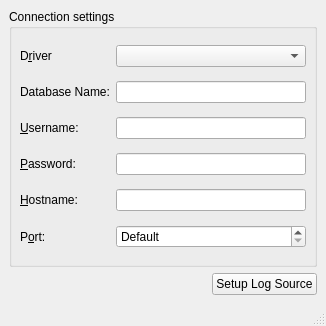
<?xml version="1.0" encoding="UTF-8"?>
<ui version="4.0">
 <class>dataLogDialogWindow</class>
 <widget class="QMainWindow" name="dataLogDialogWindow">
  <property name="geometry">
   <rect>
    <x>0</x>
    <y>0</y>
    <width>326</width>
    <height>326</height>
   </rect>
  </property>
  <property name="windowTitle">
   <string>MainWindow</string>
  </property>
  <widget class="QWidget" name="centralwidget">
   <layout class="QVBoxLayout" name="verticalLayout">
    <item>
     <widget class="QGroupBox" name="connGroupBox">
      <property name="title">
       <string>Connection settings</string>
      </property>
      <layout class="QGridLayout">
       <property name="leftMargin">
        <number>8</number>
       </property>
       <property name="topMargin">
        <number>8</number>
       </property>
       <property name="rightMargin">
        <number>8</number>
       </property>
       <property name="bottomMargin">
        <number>8</number>
       </property>
       <property name="spacing">
        <number>6</number>
       </property>
       <item row="0" column="1">
        <widget class="QComboBox" name="sourceTypeCombo"/>
       </item>
       <item row="2" column="0">
        <widget class="QLabel" name="textLabel4">
         <property name="text">
          <string>&amp;Username:</string>
         </property>
         <property name="buddy">
          <cstring>editUsername</cstring>
         </property>
        </widget>
       </item>
       <item row="0" column="0">
        <widget class="QLabel" name="textLabel2">
         <property name="text">
          <string>D&amp;river</string>
         </property>
         <property name="buddy">
          <cstring>sourceTypeCombo</cstring>
         </property>
        </widget>
       </item>
       <item row="1" column="1">
        <widget class="QLineEdit" name="editDatabase"/>
       </item>
       <item row="5" column="1">
        <widget class="QSpinBox" name="portSpinBox">
         <property name="specialValueText">
          <string>Default</string>
         </property>
         <property name="minimum">
          <number>-1</number>
         </property>
         <property name="maximum">
          <number>65535</number>
         </property>
         <property name="value">
          <number>-1</number>
         </property>
        </widget>
       </item>
       <item row="1" column="0">
        <widget class="QLabel" name="textLabel3">
         <property name="text">
          <string>Database Name:</string>
         </property>
         <property name="buddy">
          <cstring>editDatabase</cstring>
         </property>
        </widget>
       </item>
       <item row="3" column="1">
        <widget class="QLineEdit" name="editPassword">
         <property name="echoMode">
          <enum>QLineEdit::Password</enum>
         </property>
        </widget>
       </item>
       <item row="2" column="1">
        <widget class="QLineEdit" name="editUsername"/>
       </item>
       <item row="4" column="1">
        <widget class="QLineEdit" name="editHostname"/>
       </item>
       <item row="4" column="0">
        <widget class="QLabel" name="textLabel5">
         <property name="text">
          <string>&amp;Hostname:</string>
         </property>
         <property name="buddy">
          <cstring>editHostname</cstring>
         </property>
        </widget>
       </item>
       <item row="5" column="0">
        <widget class="QLabel" name="textLabel5_2">
         <property name="text">
          <string>P&amp;ort:</string>
         </property>
         <property name="buddy">
          <cstring>portSpinBox</cstring>
         </property>
        </widget>
       </item>
       <item row="3" column="0">
        <widget class="QLabel" name="textLabel4_2">
         <property name="text">
          <string>&amp;Password:</string>
         </property>
         <property name="buddy">
          <cstring>editPassword</cstring>
         </property>
        </widget>
       </item>
      </layout>
     </widget>
    </item>
    <item>
     <layout class="QHBoxLayout" name="horizontalLayout">
      <item>
       <spacer name="horizontalSpacer">
        <property name="orientation">
         <enum>Qt::Horizontal</enum>
        </property>
        <property name="sizeType">
         <enum>QSizePolicy::MinimumExpanding</enum>
        </property>
        <property name="sizeHint" stdset="0">
         <size>
          <width>40</width>
          <height>20</height>
         </size>
        </property>
       </spacer>
      </item>
      <item>
       <widget class="QPushButton" name="historicalSetupBtn">
        <property name="sizePolicy">
         <sizepolicy hsizetype="Minimum" vsizetype="Maximum">
          <horstretch>0</horstretch>
          <verstretch>0</verstretch>
         </sizepolicy>
        </property>
        <property name="text">
         <string>Setup Log Source</string>
        </property>
       </widget>
      </item>
     </layout>
    </item>
   </layout>
  </widget>
  <widget class="QMenuBar" name="menubar">
   <property name="geometry">
    <rect>
     <x>0</x>
     <y>0</y>
     <width>326</width>
     <height>22</height>
    </rect>
   </property>
  </widget>
  <widget class="QStatusBar" name="statusbar"/>
 </widget>
 <resources/>
 <connections/>
</ui>
